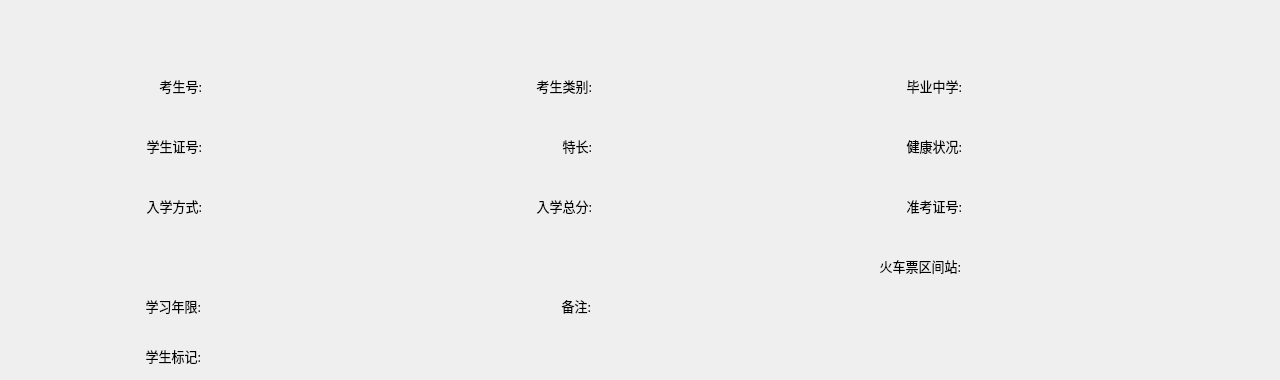
     <widget class="QWidget" name="tab_6">
      <attribute name="title">
       <string>其他信息</string>
      </attribute>
      <widget class="QLabel" name="label_45">
       <property name="geometry">
        <rect>
         <x>91</x>
         <y>130</y>
         <width>111</width>
         <height>31</height>
        </rect>
       </property>
       <property name="font">
        <font>
         <family>黑体</family>
         <pointsize>10</pointsize>
        </font>
       </property>
       <property name="text">
        <string>学生证号:</string>
       </property>
       <property name="alignment">
        <set>Qt::AlignRight|Qt::AlignTrailing|Qt::AlignVCenter</set>
       </property>
      </widget>
      <widget class="QLabel" name="label_46">
       <property name="geometry">
        <rect>
         <x>111</x>
         <y>70</y>
         <width>91</width>
         <height>31</height>
        </rect>
       </property>
       <property name="font">
        <font>
         <family>黑体</family>
         <pointsize>10</pointsize>
        </font>
       </property>
       <property name="text">
        <string>考生号:</string>
       </property>
       <property name="alignment">
        <set>Qt::AlignRight|Qt::AlignTrailing|Qt::AlignVCenter</set>
       </property>
      </widget>
      <widget class="QLabel" name="label_47">
       <property name="geometry">
        <rect>
         <x>101</x>
         <y>190</y>
         <width>101</width>
         <height>31</height>
        </rect>
       </property>
       <property name="font">
        <font>
         <family>黑体</family>
         <pointsize>10</pointsize>
        </font>
       </property>
       <property name="text">
        <string>入学方式:</string>
       </property>
       <property name="alignment">
        <set>Qt::AlignRight|Qt::AlignTrailing|Qt::AlignVCenter</set>
       </property>
      </widget>
      <widget class="QLabel" name="label_48">
       <property name="geometry">
        <rect>
         <x>90</x>
         <y>340</y>
         <width>111</width>
         <height>31</height>
        </rect>
       </property>
       <property name="font">
        <font>
         <family>黑体</family>
         <pointsize>10</pointsize>
        </font>
       </property>
       <property name="text">
        <string>学生标记:</string>
       </property>
       <property name="alignment">
        <set>Qt::AlignRight|Qt::AlignTrailing|Qt::AlignVCenter</set>
       </property>
      </widget>
      <widget class="QLabel" name="label_49">
       <property name="geometry">
        <rect>
         <x>100</x>
         <y>290</y>
         <width>101</width>
         <height>31</height>
        </rect>
       </property>
       <property name="font">
        <font>
         <family>黑体</family>
         <pointsize>10</pointsize>
        </font>
       </property>
       <property name="text">
        <string>学习年限:</string>
       </property>
       <property name="alignment">
        <set>Qt::AlignRight|Qt::AlignTrailing|Qt::AlignVCenter</set>
       </property>
      </widget>
      <widget class="QLabel" name="label_50">
       <property name="geometry">
        <rect>
         <x>490</x>
         <y>290</y>
         <width>101</width>
         <height>31</height>
        </rect>
       </property>
       <property name="font">
        <font>
         <family>黑体</family>
         <pointsize>10</pointsize>
        </font>
       </property>
       <property name="text">
        <string>备注:</string>
       </property>
       <property name="alignment">
        <set>Qt::AlignRight|Qt::AlignTrailing|Qt::AlignVCenter</set>
       </property>
      </widget>
      <widget class="QLabel" name="label_52">
       <property name="geometry">
        <rect>
         <x>501</x>
         <y>70</y>
         <width>91</width>
         <height>31</height>
        </rect>
       </property>
       <property name="font">
        <font>
         <family>黑体</family>
         <pointsize>10</pointsize>
        </font>
       </property>
       <property name="text">
        <string>考生类别:</string>
       </property>
       <property name="alignment">
        <set>Qt::AlignRight|Qt::AlignTrailing|Qt::AlignVCenter</set>
       </property>
      </widget>
      <widget class="QLabel" name="label_53">
       <property name="geometry">
        <rect>
         <x>481</x>
         <y>130</y>
         <width>111</width>
         <height>31</height>
        </rect>
       </property>
       <property name="font">
        <font>
         <family>黑体</family>
         <pointsize>10</pointsize>
        </font>
       </property>
       <property name="text">
        <string>特长:</string>
       </property>
       <property name="alignment">
        <set>Qt::AlignRight|Qt::AlignTrailing|Qt::AlignVCenter</set>
       </property>
      </widget>
      <widget class="QLabel" name="label_54">
       <property name="geometry">
        <rect>
         <x>491</x>
         <y>190</y>
         <width>101</width>
         <height>31</height>
        </rect>
       </property>
       <property name="font">
        <font>
         <family>黑体</family>
         <pointsize>10</pointsize>
        </font>
       </property>
       <property name="text">
        <string>入学总分:</string>
       </property>
       <property name="alignment">
        <set>Qt::AlignRight|Qt::AlignTrailing|Qt::AlignVCenter</set>
       </property>
      </widget>
      <widget class="QLabel" name="label_55">
       <property name="geometry">
        <rect>
         <x>851</x>
         <y>130</y>
         <width>111</width>
         <height>31</height>
        </rect>
       </property>
       <property name="font">
        <font>
         <family>黑体</family>
         <pointsize>10</pointsize>
        </font>
       </property>
       <property name="text">
        <string>健康状况:</string>
       </property>
       <property name="alignment">
        <set>Qt::AlignRight|Qt::AlignTrailing|Qt::AlignVCenter</set>
       </property>
      </widget>
      <widget class="QLabel" name="label_56">
       <property name="geometry">
        <rect>
         <x>871</x>
         <y>70</y>
         <width>91</width>
         <height>31</height>
        </rect>
       </property>
       <property name="font">
        <font>
         <family>黑体</family>
         <pointsize>10</pointsize>
        </font>
       </property>
       <property name="text">
        <string>毕业中学:</string>
       </property>
       <property name="alignment">
        <set>Qt::AlignRight|Qt::AlignTrailing|Qt::AlignVCenter</set>
       </property>
      </widget>
      <widget class="QLabel" name="label_57">
       <property name="geometry">
        <rect>
         <x>810</x>
         <y>250</y>
         <width>151</width>
         <height>31</height>
        </rect>
       </property>
       <property name="font">
        <font>
         <family>黑体</family>
         <pointsize>10</pointsize>
        </font>
       </property>
       <property name="text">
        <string>火车票区间站:</string>
       </property>
       <property name="alignment">
        <set>Qt::AlignRight|Qt::AlignTrailing|Qt::AlignVCenter</set>
       </property>
      </widget>
      <widget class="QLabel" name="label_58">
       <property name="geometry">
        <rect>
         <x>861</x>
         <y>190</y>
         <width>101</width>
         <height>31</height>
        </rect>
       </property>
       <property name="font">
        <font>
         <family>黑体</family>
         <pointsize>10</pointsize>
        </font>
       </property>
       <property name="text">
        <string>准考证号:</string>
       </property>
       <property name="alignment">
        <set>Qt::AlignRight|Qt::AlignTrailing|Qt::AlignVCenter</set>
       </property>
      </widget>
      <widget class="QLabel" name="lab_Candidate_number">
       <property name="geometry">
        <rect>
         <x>210</x>
         <y>70</y>
         <width>281</width>
         <height>31</height>
        </rect>
       </property>
       <property name="font">
        <font>
         <family>黑体</family>
         <pointsize>10</pointsize>
        </font>
       </property>
       <property name="text">
        <string/>
       </property>
      </widget>
      <widget class="QLabel" name="lab_Candidate_type">
       <property name="geometry">
        <rect>
         <x>600</x>
         <y>70</y>
         <width>261</width>
         <height>31</height>
        </rect>
       </property>
       <property name="font">
        <font>
         <family>黑体</family>
         <pointsize>10</pointsize>
        </font>
       </property>
       <property name="text">
        <string/>
       </property>
      </widget>
      <widget class="QLabel" name="lab_Graduation_school">
       <property name="geometry">
        <rect>
         <x>970</x>
         <y>70</y>
         <width>221</width>
         <height>31</height>
        </rect>
       </property>
       <property name="font">
        <font>
         <family>黑体</family>
         <pointsize>10</pointsize>
        </font>
       </property>
       <property name="text">
        <string/>
       </property>
      </widget>
      <widget class="QLabel" name="lab_stu_id">
       <property name="geometry">
        <rect>
         <x>210</x>
         <y>130</y>
         <width>271</width>
         <height>31</height>
        </rect>
       </property>
       <property name="font">
        <font>
         <family>黑体</family>
         <pointsize>10</pointsize>
        </font>
       </property>
       <property name="text">
        <string/>
       </property>
      </widget>
      <widget class="QLabel" name="lab_Admission_method">
       <property name="geometry">
        <rect>
         <x>210</x>
         <y>190</y>
         <width>271</width>
         <height>31</height>
        </rect>
       </property>
       <property name="font">
        <font>
         <family>黑体</family>
         <pointsize>10</pointsize>
        </font>
       </property>
       <property name="text">
        <string/>
       </property>
      </widget>
      <widget class="QLabel" name="lab_Length_of_study">
       <property name="geometry">
        <rect>
         <x>210</x>
         <y>290</y>
         <width>271</width>
         <height>31</height>
        </rect>
       </property>
       <property name="font">
        <font>
         <family>黑体</family>
         <pointsize>10</pointsize>
        </font>
       </property>
       <property name="text">
        <string/>
       </property>
      </widget>
      <widget class="QLabel" name="lab_stu_mark">
       <property name="geometry">
        <rect>
         <x>210</x>
         <y>340</y>
         <width>271</width>
         <height>31</height>
        </rect>
       </property>
       <property name="font">
        <font>
         <family>黑体</family>
         <pointsize>10</pointsize>
        </font>
       </property>
       <property name="text">
        <string/>
       </property>
      </widget>
      <widget class="QLabel" name="lab_Specialty">
       <property name="geometry">
        <rect>
         <x>600</x>
         <y>130</y>
         <width>261</width>
         <height>31</height>
        </rect>
       </property>
       <property name="font">
        <font>
         <family>黑体</family>
         <pointsize>10</pointsize>
        </font>
       </property>
       <property name="text">
        <string/>
       </property>
      </widget>
      <widget class="QLabel" name="lab_Total_enrollment">
       <property name="geometry">
        <rect>
         <x>600</x>
         <y>190</y>
         <width>261</width>
         <height>31</height>
        </rect>
       </property>
       <property name="font">
        <font>
         <family>黑体</family>
         <pointsize>10</pointsize>
        </font>
       </property>
       <property name="text">
        <string/>
       </property>
      </widget>
      <widget class="QLabel" name="lab_mark">
       <property name="geometry">
        <rect>
         <x>600</x>
         <y>290</y>
         <width>241</width>
         <height>31</height>
        </rect>
       </property>
       <property name="font">
        <font>
         <family>黑体</family>
         <pointsize>10</pointsize>
        </font>
       </property>
       <property name="text">
        <string/>
       </property>
      </widget>
      <widget class="QLabel" name="lab_mark_2">
       <property name="geometry">
        <rect>
         <x>1010</x>
         <y>230</y>
         <width>261</width>
         <height>31</height>
        </rect>
       </property>
       <property name="font">
        <font>
         <family>黑体</family>
         <pointsize>10</pointsize>
        </font>
       </property>
       <property name="text">
        <string/>
       </property>
      </widget>
      <widget class="QLabel" name="lab_physical_condition">
       <property name="geometry">
        <rect>
         <x>970</x>
         <y>130</y>
         <width>221</width>
         <height>31</height>
        </rect>
       </property>
       <property name="font">
        <font>
         <family>黑体</family>
         <pointsize>10</pointsize>
        </font>
       </property>
       <property name="text">
        <string/>
       </property>
      </widget>
      <widget class="QLabel" name="lab_test_id">
       <property name="geometry">
        <rect>
         <x>970</x>
         <y>190</y>
         <width>221</width>
         <height>31</height>
        </rect>
       </property>
       <property name="font">
        <font>
         <family>黑体</family>
         <pointsize>10</pointsize>
        </font>
       </property>
       <property name="text">
        <string/>
       </property>
      </widget>
      <widget class="QLabel" name="lab_train_Interval">
       <property name="geometry">
        <rect>
         <x>970</x>
         <y>250</y>
         <width>221</width>
         <height>31</height>
        </rect>
       </property>
       <property name="font">
        <font>
         <family>黑体</family>
         <pointsize>10</pointsize>
        </font>
       </property>
       <property name="text">
        <string/>
       </property>
      </widget>
     </widget>
